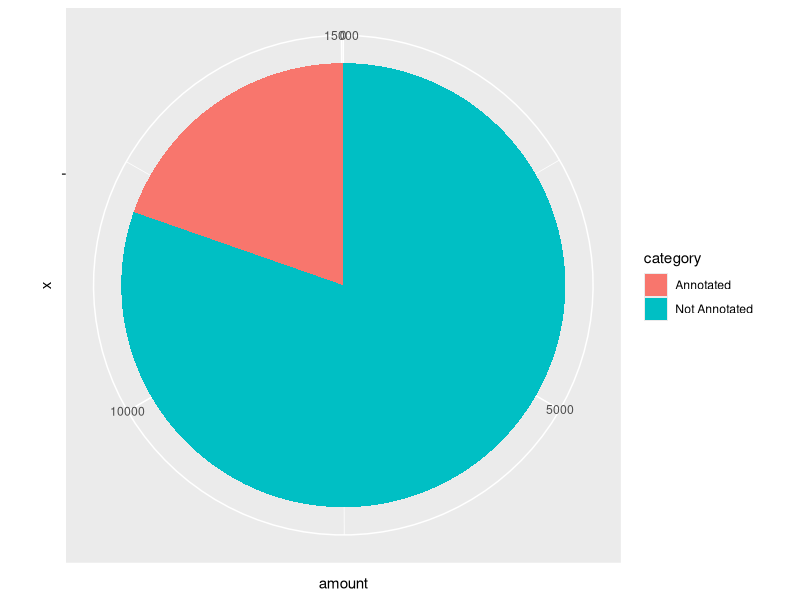
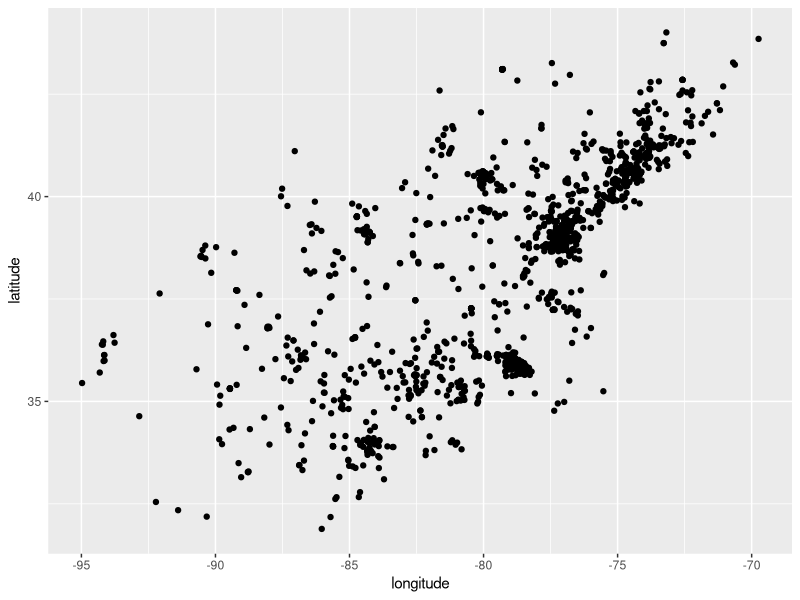
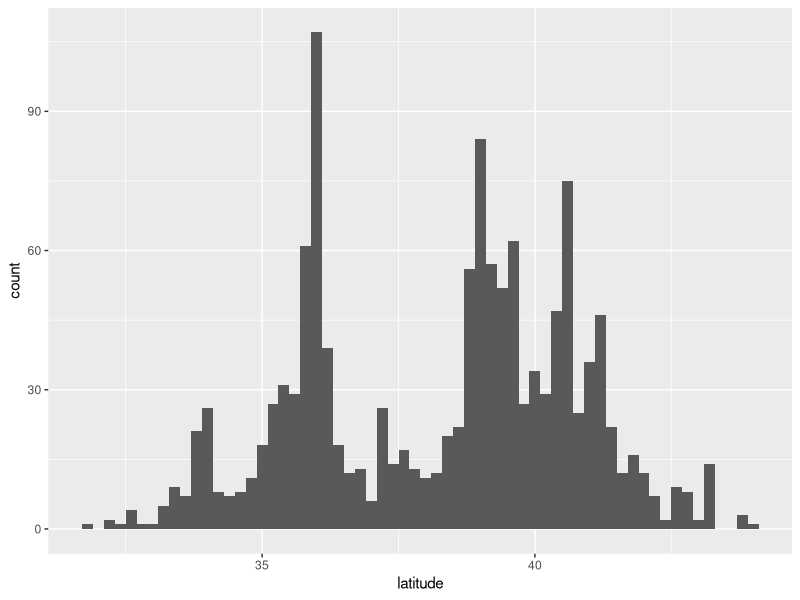

Reproduce these figures in R, in order.
## ---- chunk 1
library(ggplot2)
# library(maps)

data <- data.frame("category" = c('Annotated', 'Not Annotated'), "amount" = c(2952, 12066))
ggplot(data, aes(x="", y=amount, fill=category)) +
  geom_bar(stat="identity", width=1) +
  coord_polar("y", start=0)
## ---- chunk 2

mivi_young <- read.csv("./MIVI-YOUNG.csv")  # 1346
mivi_flowering <- read.csv("./MIVI-FLOWERING.csv")  # 22
mivi_fruiting <- read.csv("./MIVI-FRUITING.csv")  # 258

head(mivi_young)

ggplot(mivi_young, aes(x=longitude,y=latitude)) + geom_point()
# ggplot(mivi_young, aes(x=longitude,y=latitude,color=place_state_name)) + geom_point()

ggplot(mivi_young, aes(x=latitude)) + geom_histogram(binwidth=0.2)
